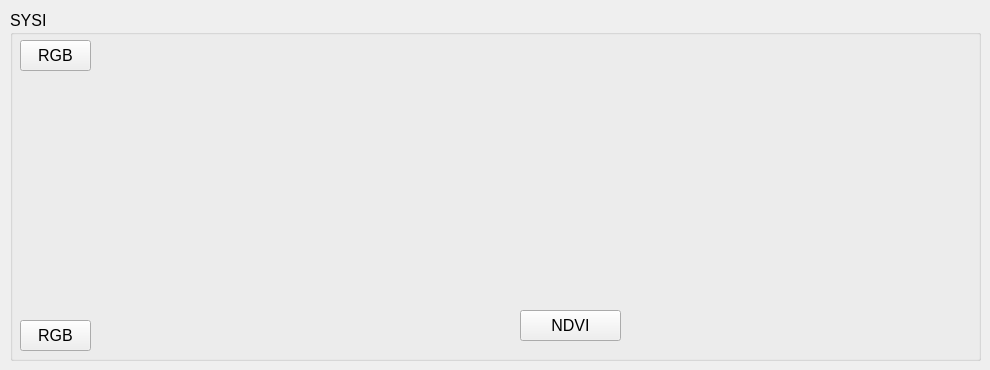
   <widget class="QWidget" name="tab_14">
    <attribute name="title">
     <string>SYSI</string>
    </attribute>
    <widget class="QGroupBox" name="groupBox_24">
     <property name="geometry">
      <rect>
       <x>10</x>
       <y>10</y>
       <width>971</width>
       <height>351</height>
      </rect>
     </property>
     <property name="font">
      <font>
       <pointsize>12</pointsize>
      </font>
     </property>
     <property name="title">
      <string>SYSI</string>
     </property>
     <widget class="QPushButton" name="soil">
      <property name="geometry">
       <rect>
        <x>10</x>
        <y>30</y>
        <width>71</width>
        <height>31</height>
       </rect>
      </property>
      <property name="font">
       <font>
        <pointsize>12</pointsize>
       </font>
      </property>
      <property name="text">
       <string>RGB</string>
      </property>
      <property name="icon">
       <iconset>
        <normaloff>../medias/download.svg</normaloff>../medias/download.svg</iconset>
      </property>
     </widget>
     <widget class="QPushButton" name="soil_2">
      <property name="geometry">
       <rect>
        <x>510</x>
        <y>300</y>
        <width>101</width>
        <height>31</height>
       </rect>
      </property>
      <property name="font">
       <font>
        <pointsize>12</pointsize>
       </font>
      </property>
      <property name="text">
       <string>NDVI</string>
      </property>
      <property name="icon">
       <iconset>
        <normaloff>../medias/download.svg</normaloff>../medias/download.svg</iconset>
      </property>
     </widget>
     <widget class="QPushButton" name="soil_3">
      <property name="geometry">
       <rect>
        <x>10</x>
        <y>310</y>
        <width>71</width>
        <height>31</height>
       </rect>
      </property>
      <property name="font">
       <font>
        <pointsize>12</pointsize>
       </font>
      </property>
      <property name="text">
       <string>RGB</string>
      </property>
      <property name="icon">
       <iconset>
        <normaloff>../medias/download.svg</normaloff>../medias/download.svg</iconset>
      </property>
     </widget>
    </widget>
   </widget>
